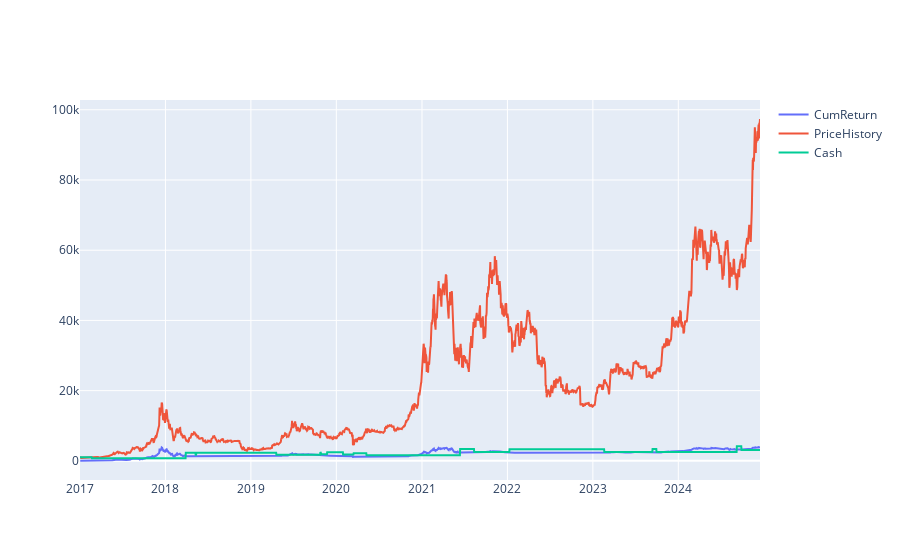

The code cell stored with this chart in its notebook:
### Code cell
fig = plot.Figure([plot.Scatter(x=btcData.Date, y=btcData['cumReturn'], name='CumReturn'), 
                   plot.Scatter(x=btcData.Date, y=btcData['Close'], name='PriceHistory'), 
                   plot.Scatter(x=btcData.Date, y=btcData['Cash'], name='Cash')])
fig.show()

biggestPosition = btcData['activePosition'].max()
totalPercReturn = (btcData.iloc[-1]['activePosition'] * btcData.iloc[-1]['Close'] + btcData.iloc[-1]['Cash']) / btcData.iloc[0]['Cash']
percentageReturnHold = btcData.iloc[-1]['Close'] / btcData.iloc[0]['Close']

print(btcData.loc[btcData['activePosition'] == biggestPosition][['Date', 'activePosition']])
print(totalPercReturn)
print(percentageReturnHold)

### Figure 1 — Plotly figure (JSON) as saved in the notebook; plotly's stock layout.template omitted (floating-point values rounded to 4 significant figures; data arrays with more than 128 entries replaced by an {"elided": "..."} marker saying what was removed)
{"data": [{"name": "CumReturn", "type": "scatter", "x": {"elided": "2906 str values"}, "y": {"elided": "2906 float values"}}, {"name": "PriceHistory", "type": "scatter", "x": {"elided": "2906 str values"}, "y": {"elided": "2906 float values"}}, {"name": "Cash", "type": "scatter", "x": {"elided": "2906 str values"}, "y": {"elided": "2906 float values"}}], "layout": {}}
